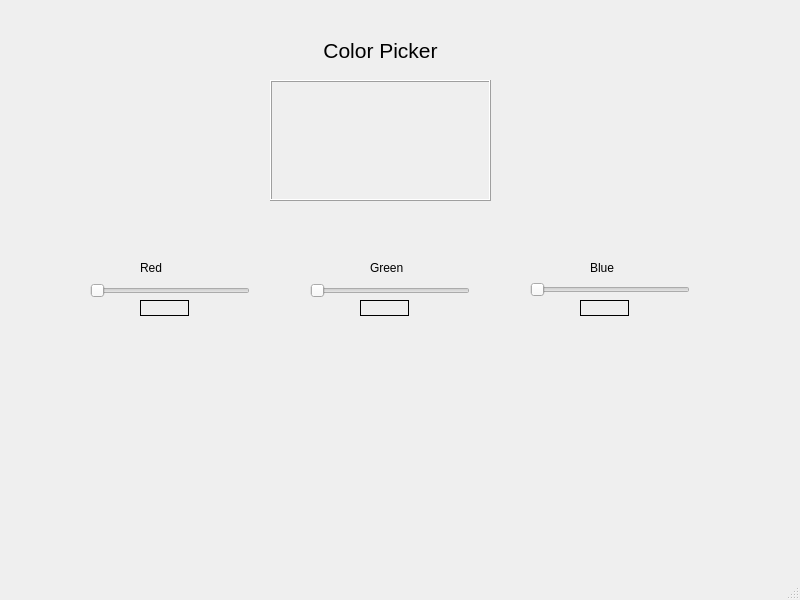
<?xml version="1.0" encoding="UTF-8"?>
<ui version="4.0">
 <class>MainWindow</class>
 <widget class="QMainWindow" name="MainWindow">
  <property name="geometry">
   <rect>
    <x>0</x>
    <y>0</y>
    <width>800</width>
    <height>600</height>
   </rect>
  </property>
  <property name="windowTitle">
   <string>MainWindow</string>
  </property>
  <widget class="QWidget" name="centralwidget">
   <widget class="QSlider" name="slider1">
    <property name="geometry">
     <rect>
      <x>90</x>
      <y>280</y>
      <width>160</width>
      <height>22</height>
     </rect>
    </property>
    <property name="maximum">
     <number>255</number>
    </property>
    <property name="orientation">
     <enum>Qt::Horizontal</enum>
    </property>
   </widget>
   <widget class="QLabel" name="label">
    <property name="geometry">
     <rect>
      <x>90</x>
      <y>40</y>
      <width>49</width>
      <height>16</height>
     </rect>
    </property>
    <property name="text">
     <string/>
    </property>
   </widget>
   <widget class="QLabel" name="lbl_color">
    <property name="geometry">
     <rect>
      <x>270</x>
      <y>80</y>
      <width>221</width>
      <height>121</height>
     </rect>
    </property>
    <property name="autoFillBackground">
     <bool>false</bool>
    </property>
    <property name="styleSheet">
     <string notr="true">border-color: rgb(0, 0, 0);</string>
    </property>
    <property name="frameShape">
     <enum>QFrame::Box</enum>
    </property>
    <property name="frameShadow">
     <enum>QFrame::Raised</enum>
    </property>
    <property name="text">
     <string/>
    </property>
   </widget>
   <widget class="QSlider" name="slider2">
    <property name="geometry">
     <rect>
      <x>310</x>
      <y>280</y>
      <width>160</width>
      <height>22</height>
     </rect>
    </property>
    <property name="maximum">
     <number>255</number>
    </property>
    <property name="orientation">
     <enum>Qt::Horizontal</enum>
    </property>
   </widget>
   <widget class="QSlider" name="slider3">
    <property name="geometry">
     <rect>
      <x>530</x>
      <y>280</y>
      <width>160</width>
      <height>20</height>
     </rect>
    </property>
    <property name="maximum">
     <number>255</number>
    </property>
    <property name="orientation">
     <enum>Qt::Horizontal</enum>
    </property>
   </widget>
   <widget class="QLabel" name="label_3">
    <property name="geometry">
     <rect>
      <x>140</x>
      <y>260</y>
      <width>49</width>
      <height>16</height>
     </rect>
    </property>
    <property name="text">
     <string>Red</string>
    </property>
   </widget>
   <widget class="QLabel" name="label_4">
    <property name="geometry">
     <rect>
      <x>370</x>
      <y>260</y>
      <width>49</width>
      <height>16</height>
     </rect>
    </property>
    <property name="text">
     <string>Green</string>
    </property>
   </widget>
   <widget class="QLabel" name="label_5">
    <property name="geometry">
     <rect>
      <x>590</x>
      <y>260</y>
      <width>49</width>
      <height>16</height>
     </rect>
    </property>
    <property name="text">
     <string>Blue</string>
    </property>
   </widget>
   <widget class="QLabel" name="lbl_r">
    <property name="geometry">
     <rect>
      <x>140</x>
      <y>300</y>
      <width>49</width>
      <height>16</height>
     </rect>
    </property>
    <property name="font">
     <font>
      <pointsize>10</pointsize>
     </font>
    </property>
    <property name="frameShape">
     <enum>QFrame::Box</enum>
    </property>
    <property name="text">
     <string/>
    </property>
    <property name="alignment">
     <set>Qt::AlignCenter</set>
    </property>
   </widget>
   <widget class="QLabel" name="lbl_g">
    <property name="geometry">
     <rect>
      <x>360</x>
      <y>300</y>
      <width>49</width>
      <height>16</height>
     </rect>
    </property>
    <property name="font">
     <font>
      <pointsize>10</pointsize>
     </font>
    </property>
    <property name="frameShape">
     <enum>QFrame::Box</enum>
    </property>
    <property name="text">
     <string/>
    </property>
    <property name="alignment">
     <set>Qt::AlignCenter</set>
    </property>
   </widget>
   <widget class="QLabel" name="lbl_b">
    <property name="geometry">
     <rect>
      <x>580</x>
      <y>300</y>
      <width>49</width>
      <height>16</height>
     </rect>
    </property>
    <property name="font">
     <font>
      <pointsize>10</pointsize>
     </font>
    </property>
    <property name="frameShape">
     <enum>QFrame::Box</enum>
    </property>
    <property name="text">
     <string/>
    </property>
    <property name="alignment">
     <set>Qt::AlignCenter</set>
    </property>
   </widget>
   <widget class="QLabel" name="label_2">
    <property name="geometry">
     <rect>
      <x>320</x>
      <y>30</y>
      <width>121</width>
      <height>41</height>
     </rect>
    </property>
    <property name="font">
     <font>
      <pointsize>16</pointsize>
     </font>
    </property>
    <property name="frameShape">
     <enum>QFrame::NoFrame</enum>
    </property>
    <property name="text">
     <string>Color Picker</string>
    </property>
    <property name="alignment">
     <set>Qt::AlignCenter</set>
    </property>
   </widget>
  </widget>
  <widget class="QMenuBar" name="menubar">
   <property name="geometry">
    <rect>
     <x>0</x>
     <y>0</y>
     <width>800</width>
     <height>22</height>
    </rect>
   </property>
  </widget>
  <widget class="QStatusBar" name="statusbar"/>
 </widget>
 <resources/>
 <connections/>
</ui>
